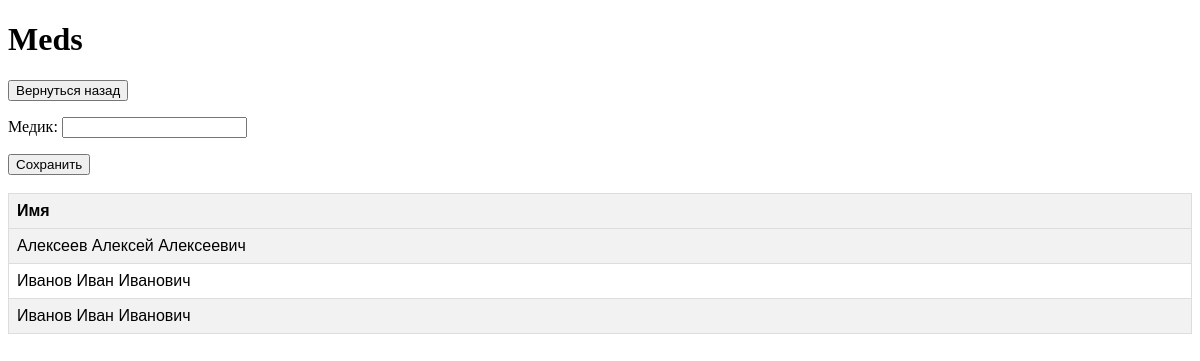
The page /meds on the database its author committed.
### myapp/models.py (models this page shows, shortened)
class Meds(models.Model):
    name = models.CharField(max_length=255, null=True)

### myapp/views.py (the view, shortened to what this page needs)
# urls.py: path('meds', views.meds, name='meds'),
def meds(request):
    objects = Meds.objects.all().order_by('name')
    form = MedsForm()
    return render(request, 'myapp/meds.html', {'objects': objects, 'form': form})

### myapp/forms.py
class MedsForm(forms.ModelForm):
    name = forms.CharField( label='Медик')
    class Meta:
        model = Meds
        fields = '__all__'

### myapp/templates/myapp/meds.html (shortened to what this page needs)
<!DOCTYPE html>
<head>
</head>
<body>
    <h1>Meds</h1>
    <button class="button"><a href="index" style="color: inherit; text-decoration: none;">Вернуться назад</a></button>
    <form method="post">
        {{ form.as_p }}
        <button type="submit">Сохранить</button>
    </form>
    <br />
    <table>
        <tr>
            <th>Имя</th>
        </tr>
        {% for obj in objects %}
        <tr>
            <td>{{ obj.name }}</td>
        </tr>
        {% endfor %}
    </table>
</body>
<html>

### myapp/templates/myapp/meds.html (style rules this page uses)
table { font-family: Arial, sans-serif; border-collapse: collapse; width: 100%; }
th, td { border: 1px solid #dddddd; text-align: left; padding: 8px; }
th { background-color: #f2f2f2; }
tr:nth-child(even) { background-color: #f2f2f2; }

### rows shown on the page
Meds: name "Алексеев Алексей Алексеевич"
Meds: name "Иванов Иван Иванович"
Meds: name "Иванов Иван Иванович"
